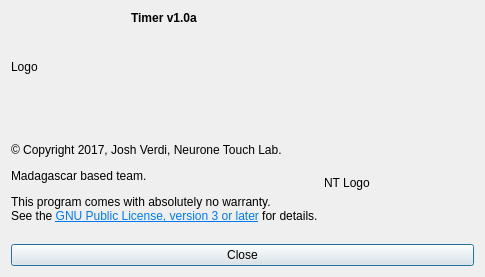
<?xml version="1.0" encoding="UTF-8"?>
<ui version="4.0">
 <class>AboutDialog</class>
 <widget class="QDialog" name="AboutDialog">
  <property name="geometry">
   <rect>
    <x>0</x>
    <y>0</y>
    <width>485</width>
    <height>277</height>
   </rect>
  </property>
  <property name="sizePolicy">
   <sizepolicy hsizetype="Fixed" vsizetype="Fixed">
    <horstretch>0</horstretch>
    <verstretch>0</verstretch>
   </sizepolicy>
  </property>
  <property name="windowTitle">
   <string>About Timer</string>
  </property>
  <layout class="QVBoxLayout" name="verticalLayout">
   <item>
    <layout class="QHBoxLayout" name="horizontalLayout" stretch="25,75">
     <item>
      <widget class="QLabel" name="labelLogo">
       <property name="text">
        <string>Logo</string>
       </property>
      </widget>
     </item>
     <item>
      <widget class="QLabel" name="labelProgName">
       <property name="text">
        <string>&lt;b&gt;Timer v1.0a&lt;/b&gt;</string>
       </property>
       <property name="alignment">
        <set>Qt::AlignLeading|Qt::AlignLeft|Qt::AlignTop</set>
       </property>
      </widget>
     </item>
    </layout>
   </item>
   <item>
    <layout class="QHBoxLayout" name="horizontalLayoutLicense">
     <item>
      <widget class="QLabel" name="labelLicensing">
       <property name="text">
        <string>&lt;html&gt;&lt;head/&gt;&lt;body&gt;&lt;p align=&quot;justify&quot;&gt;© Copyright 2017, Josh Verdi, Neurone Touch Lab.&lt;/p&gt;&lt;p align=&quot;justify&quot;&gt;Madagascar based team.&lt;/p&gt;&lt;p align=&quot;justify&quot;&gt;This program comes with absolutely no warranty. &lt;br/&gt;See the &lt;a href=&quot;http://www.gnu.org/licenses/gpl-3.0.html&quot;&gt;&lt;span style=&quot; text-decoration: underline; color:#007af4;&quot;&gt;GNU Public License, version 3 or later&lt;/span&gt;&lt;/a&gt; for details.&lt;/p&gt;&lt;/body&gt;&lt;/html&gt;</string>
       </property>
       <property name="textFormat">
        <enum>Qt::RichText</enum>
       </property>
      </widget>
     </item>
     <item>
      <widget class="QLabel" name="labelNtLogo">
       <property name="text">
        <string>NT Logo</string>
       </property>
      </widget>
     </item>
    </layout>
   </item>
   <item>
    <widget class="QPushButton" name="pushButtonClose">
     <property name="text">
      <string>Close</string>
     </property>
    </widget>
   </item>
  </layout>
 </widget>
 <resources/>
 <connections/>
</ui>
